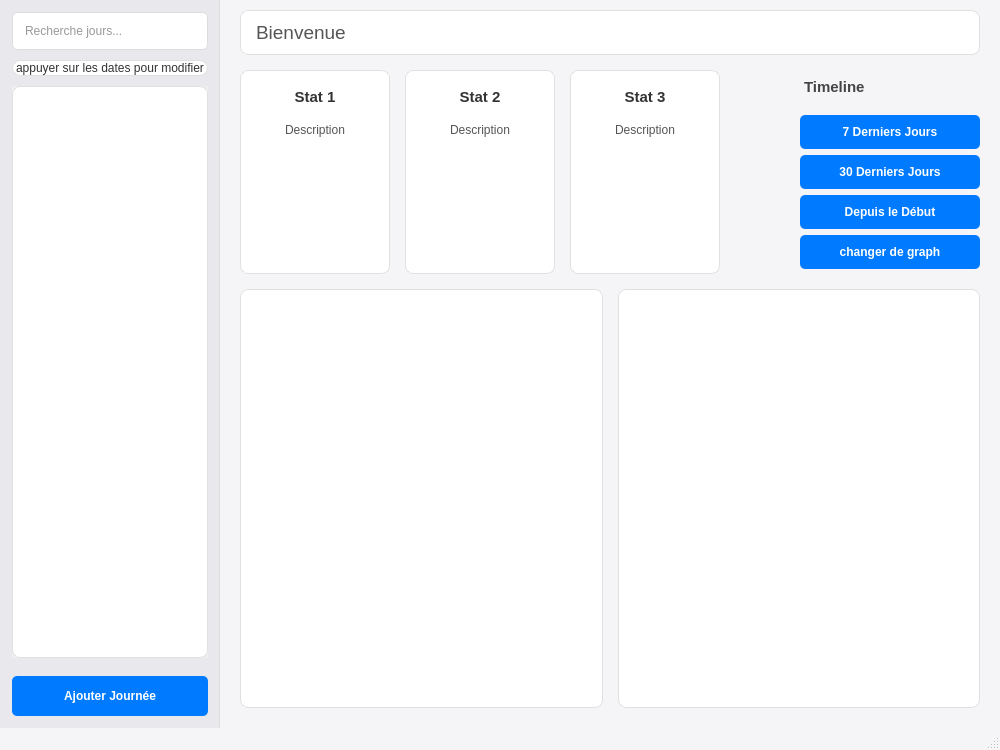
<?xml version="1.0" encoding="UTF-8"?>
<ui version="4.0">
 <class>dashboard</class>
 <widget class="QMainWindow" name="dashboard">
  <property name="geometry">
   <rect>
    <x>0</x>
    <y>0</y>
    <width>1000</width>
    <height>750</height>
   </rect>
  </property>
  <property name="windowTitle">
   <string>Sport Tracker</string>
  </property>
  <property name="styleSheet">
   <string>
/* Global Styles */
QMainWindow {
    background-color: #F5F5F7; /* Light gray background */
}

QWidget {
    color: #333333; /* Default text color */
    /* font-family: -apple-system, BlinkMacSystemFont, &quot;Segoe UI&quot;, Roboto, Helvetica, Arial, sans-serif; */
}

/* Sidebar Styling */
#leftSidebarWidget {
    background-color: #E8E8ED; /* Slightly darker gray for sidebar */
    border-right: 1px solid #DCDCDC; /* Subtle separator line */
}

/* Main Content Area - Give it some padding */
#mainContentArea {
    background-color: transparent; /* Make container transparent */
    border: none;
}

/* Transparent background for layout containers */
#statsTimelineRowWidget, #graphsRowWidget {
    background-color: transparent;
    border: none;
}


/* Search Input Styling */
QLineEdit {
    background-color: #FFFFFF;
    border: 1px solid #DCDCDC;
    border-radius: 5px;
    padding: 6px 10px; /* Slightly more padding */
    min-height: 24px;
}

QLineEdit:focus {
    border: 1px solid #007AFF; /* Blue border on focus */
}

/* List Widget Styling */
QListWidget {
    background-color: #FFFFFF;
    border: none; /* Remove default border */
    border-radius: 5px;
}

QListWidget::item {
    padding: 8px 10px; /* More padding */
    border-bottom: 1px solid #F0F0F0; /* Subtle separator for items */
}
QListWidget::item:last {
    border-bottom: none;
}

QListWidget::item:selected {
    background-color: #007AFF; /* Blue selection */
    color: #FFFFFF; /* White text for selected item */
    border-radius: 4px; /* Slightly rounded selection */
}

QListWidget::item:hover:!selected { /* Hover, but not selected */
     background-color: #E8F3FF; /* Very light blue hover */
     color: #222222;
     border-radius: 4px;
}

/* Button Styling */
QPushButton {
    background-color: #007AFF; /* Blue background */
    color: #FFFFFF; /* White text */
    border: none;
    border-radius: 5px;
    padding: 8px 16px;
    min-height: 24px; /* Match input field roughly */
    font-weight: 500; /* Medium weight */
}

QPushButton:hover {
    background-color: #3395FF; /* Lighter blue on hover */
}

QPushButton:pressed {
    background-color: #005ECB; /* Darker blue when pressed */
}

QPushButton:disabled {
     background-color: #DCDCDC;
     color: #A0A0A0;
}

#ajouterjournee {
    margin-top: 8px; /* Add some space above the add button */
}

/* Frame Styling (Cards) */
QFrame {
    background-color: #FFFFFF; /* White background for content areas */
    border: 1px solid #E0E0E0; /* Very subtle border */
    border-radius: 8px; /* Rounded corners for frames */
}

/* Specific Labels */
#welcomeLabel {
    font-size: 14pt; /* Slightly smaller */
    font-weight: normal; /* Less emphasis */
    color: #555555; /* Grayer text */
    padding: 10px 0 10px 10px; /* Padding Top, Right, Bottom, Left */
}

#titleLabel {
    font-size: 18pt; /* Larger for page title */
    font-weight: bold;
    color: #222222; /* Darker text */
    padding: 10px 10px 10px 0; /* Padding Top, Right, Bottom, Left */
    border-bottom: none; /* Remove the previous border */
    background-color: transparent;
}

/* Labels inside Frames - ensure they don't inherit frame border/bg */
QFrame QLabel {
    background-color: transparent;
    border: none;
    border-radius: 0px; /* Reset border-radius */
}

#label_1, #label_2, #label_3 {
    font-weight: bold;
    padding: 8px 8px 4px 8px; /* Adjust padding */
    color: #333333;
    font-size: 11pt;
}
#description_1, #description_2, #description_3 {
    padding: 4px 8px 8px 8px; /* Adjust padding */
    color: #555555;
}


/* Scroll Area Styling */
QScrollArea {
  border: none; /* Remove border from scroll area itself */
  background-color: transparent; /* Make background transparent */
}

/* Scroll Bar Styling (macOS like) */
QScrollBar:vertical {
    border: none;
    background: #E8E8ED; /* Match sidebar background */
    width: 8px;
    margin: 0px 0px 0px 0px;
}
QScrollBar::handle:vertical {
    background: #B0B0B0; /* Gray handle */
    min-height: 25px;
    border-radius: 4px;
}
QScrollBar::handle:vertical:hover {
    background: #909090; /* Darker handle on hover */
}
QScrollBar::add-line:vertical, QScrollBar::sub-line:vertical {
    border: none;
    background: none;
    height: 0px;
    width: 0px;
}
QScrollBar::add-page:vertical, QScrollBar::sub-page:vertical {
    background: none;
}


/* Remove border from specific containers if graph handles drawing */
#legraph1, #legraph2 {
    border: none;
    background-color: transparent; /* Let the parent frame provide bg */
}

/* Style the timeline area */
#rightAreaWidget {
    background-color: transparent; /* Make container transparent */
    border: none;
}
#timelineLabel { /* Style the 'timeline' label */
    font-weight: bold;
    font-size: 11pt;
    border-radius: 5px;
    border: none; /* Removed border, maybe rely on card border if put inside one */
    background-color: transparent; /* Remove background */
    padding: 8px 0; /* Vertical padding */
    margin-bottom: 5px; /* Space below label */
    color: #444444;
}
#rightAreaWidget QPushButton { /* Buttons in this area */
    padding: 6px 12px; /* Slightly smaller padding */
    min-height: 22px;
}

   </string>
  </property>
  <widget class="QWidget" name="centralwidget">
   <layout class="QHBoxLayout" name="horizontalLayout_main">
    <property name="spacing">
     <number>0</number>
    </property>
    <property name="leftMargin">
     <number>0</number>
    </property>
    <property name="topMargin">
     <number>0</number>
    </property>
    <property name="rightMargin">
     <number>0</number>
    </property>
    <property name="bottomMargin">
     <number>0</number>
    </property>
    <item>
     <widget class="QWidget" name="leftSidebarWidget" native="true">
      <property name="maximumSize">
       <size>
        <width>220</width>
        <height>16777215</height>
       </size>
      </property>
      <layout class="QVBoxLayout" name="verticalLayout_sidebar">
       <property name="spacing">
        <number>10</number>
       </property>
       <property name="leftMargin">
        <number>12</number>
       </property>
       <property name="topMargin">
        <number>12</number>
       </property>
       <property name="rightMargin">
        <number>12</number>
       </property>
       <property name="bottomMargin">
        <number>12</number>
       </property>
       <item>
        <widget class="QLineEdit" name="searchLineEdit">
         <property name="placeholderText">
          <string>Recherche jours...</string>
         </property>
        </widget>
       </item>
       <item>
        <widget class="QLabel" name="label">
         <property name="text">
          <string>appuyer sur les dates pour modifier</string>
         </property>
        </widget>
       </item>
       <item>
        <widget class="QScrollArea" name="scrollArea_days">
         <property name="horizontalScrollBarPolicy">
          <enum>Qt::ScrollBarPolicy::ScrollBarAlwaysOff</enum>
         </property>
         <property name="widgetResizable">
          <bool>true</bool>
         </property>
         <widget class="QWidget" name="scrollAreaWidgetContents_days">
          <property name="geometry">
           <rect>
            <x>0</x>
            <y>0</y>
            <width>196</width>
            <height>540</height>
           </rect>
          </property>
          <layout class="QVBoxLayout" name="verticalLayout_scroll_content">
           <property name="spacing">
            <number>0</number>
           </property>
           <property name="leftMargin">
            <number>0</number>
           </property>
           <property name="topMargin">
            <number>0</number>
           </property>
           <property name="rightMargin">
            <number>0</number>
           </property>
           <property name="bottomMargin">
            <number>0</number>
           </property>
           <item>
            <widget class="QListWidget" name="listejourney">
             <property name="sizePolicy">
              <sizepolicy hsizetype="Preferred" vsizetype="Expanding">
               <horstretch>0</horstretch>
               <verstretch>0</verstretch>
              </sizepolicy>
             </property>
             <property name="toolTip">
              <string>Liste des jours</string>
             </property>
            </widget>
           </item>
          </layout>
         </widget>
        </widget>
       </item>
       <item>
        <widget class="QPushButton" name="ajouterjournee">
         <property name="text">
          <string>Ajouter Journée</string>
         </property>
        </widget>
       </item>
      </layout>
     </widget>
    </item>
    <item>
     <widget class="QWidget" name="mainContentArea" native="true">
      <property name="sizePolicy">
       <sizepolicy hsizetype="Expanding" vsizetype="Preferred">
        <horstretch>1</horstretch>
        <verstretch>0</verstretch>
       </sizepolicy>
      </property>
      <layout class="QVBoxLayout" name="verticalLayout_mainContent">
       <property name="spacing">
        <number>15</number>
       </property>
       <property name="leftMargin">
        <number>20</number>
       </property>
       <property name="topMargin">
        <number>10</number>
       </property>
       <property name="rightMargin">
        <number>20</number>
       </property>
       <property name="bottomMargin">
        <number>20</number>
       </property>
       <item>
        <widget class="QWidget" name="headerRowWidget" native="true">
         <property name="sizePolicy">
          <sizepolicy hsizetype="Preferred" vsizetype="Fixed">
           <horstretch>0</horstretch>
           <verstretch>0</verstretch>
          </sizepolicy>
         </property>
         <layout class="QHBoxLayout" name="horizontalLayout_header">
          <property name="spacing">
           <number>0</number>
          </property>
          <property name="leftMargin">
           <number>0</number>
          </property>
          <property name="topMargin">
           <number>0</number>
          </property>
          <property name="rightMargin">
           <number>0</number>
          </property>
          <property name="bottomMargin">
           <number>0</number>
          </property>
          <item>
           <widget class="QLabel" name="welcomeLabel">
            <property name="text">
             <string>Bienvenue</string>
            </property>
            <property name="alignment">
             <set>Qt::AlignmentFlag::AlignLeading|Qt::AlignmentFlag::AlignLeft|Qt::AlignmentFlag::AlignVCenter</set>
            </property>
           </widget>
          </item>
         </layout>
        </widget>
       </item>
       <item>
        <widget class="QWidget" name="statsTimelineRowWidget" native="true">
         <property name="sizePolicy">
          <sizepolicy hsizetype="Preferred" vsizetype="Maximum">
           <horstretch>0</horstretch>
           <verstretch>0</verstretch>
          </sizepolicy>
         </property>
         <layout class="QHBoxLayout" name="horizontalLayout_statsTimeline">
          <property name="spacing">
           <number>15</number>
          </property>
          <property name="leftMargin">
           <number>0</number>
          </property>
          <property name="topMargin">
           <number>0</number>
          </property>
          <property name="rightMargin">
           <number>0</number>
          </property>
          <property name="bottomMargin">
           <number>0</number>
          </property>
          <item>
           <widget class="QFrame" name="frame_1">
            <property name="minimumSize">
             <size>
              <width>150</width>
              <height>100</height>
             </size>
            </property>
            <property name="frameShape">
             <enum>QFrame::Shape::StyledPanel</enum>
            </property>
            <property name="frameShadow">
             <enum>QFrame::Shadow::Plain</enum>
            </property>
            <layout class="QVBoxLayout" name="verticalLayout_1">
             <item>
              <widget class="QLabel" name="label_1">
               <property name="text">
                <string>Stat 1</string>
               </property>
               <property name="alignment">
                <set>Qt::AlignmentFlag::AlignCenter</set>
               </property>
              </widget>
             </item>
             <item>
              <widget class="QLabel" name="description_1">
               <property name="sizePolicy">
                <sizepolicy hsizetype="Preferred" vsizetype="Expanding">
                 <horstretch>0</horstretch>
                 <verstretch>0</verstretch>
                </sizepolicy>
               </property>
               <property name="text">
                <string>Description</string>
               </property>
               <property name="alignment">
                <set>Qt::AlignmentFlag::AlignHCenter|Qt::AlignmentFlag::AlignTop</set>
               </property>
               <property name="wordWrap">
                <bool>true</bool>
               </property>
              </widget>
             </item>
            </layout>
           </widget>
          </item>
          <item>
           <widget class="QFrame" name="frame_2">
            <property name="minimumSize">
             <size>
              <width>150</width>
              <height>100</height>
             </size>
            </property>
            <property name="frameShape">
             <enum>QFrame::Shape::StyledPanel</enum>
            </property>
            <property name="frameShadow">
             <enum>QFrame::Shadow::Plain</enum>
            </property>
            <layout class="QVBoxLayout" name="verticalLayout_2">
             <item>
              <widget class="QLabel" name="label_2">
               <property name="text">
                <string>Stat 2</string>
               </property>
               <property name="alignment">
                <set>Qt::AlignmentFlag::AlignCenter</set>
               </property>
              </widget>
             </item>
             <item>
              <widget class="QLabel" name="description_2">
               <property name="sizePolicy">
                <sizepolicy hsizetype="Preferred" vsizetype="Expanding">
                 <horstretch>0</horstretch>
                 <verstretch>0</verstretch>
                </sizepolicy>
               </property>
               <property name="text">
                <string>Description</string>
               </property>
               <property name="alignment">
                <set>Qt::AlignmentFlag::AlignHCenter|Qt::AlignmentFlag::AlignTop</set>
               </property>
               <property name="wordWrap">
                <bool>true</bool>
               </property>
              </widget>
             </item>
            </layout>
           </widget>
          </item>
          <item>
           <widget class="QFrame" name="frame_3">
            <property name="minimumSize">
             <size>
              <width>150</width>
              <height>100</height>
             </size>
            </property>
            <property name="frameShape">
             <enum>QFrame::Shape::StyledPanel</enum>
            </property>
            <property name="frameShadow">
             <enum>QFrame::Shadow::Plain</enum>
            </property>
            <layout class="QVBoxLayout" name="verticalLayout_3">
             <item>
              <widget class="QLabel" name="label_3">
               <property name="text">
                <string>Stat 3</string>
               </property>
               <property name="alignment">
                <set>Qt::AlignmentFlag::AlignCenter</set>
               </property>
              </widget>
             </item>
             <item>
              <widget class="QLabel" name="description_3">
               <property name="sizePolicy">
                <sizepolicy hsizetype="Preferred" vsizetype="Expanding">
                 <horstretch>0</horstretch>
                 <verstretch>0</verstretch>
                </sizepolicy>
               </property>
               <property name="text">
                <string>Description</string>
               </property>
               <property name="alignment">
                <set>Qt::AlignmentFlag::AlignHCenter|Qt::AlignmentFlag::AlignTop</set>
               </property>
               <property name="wordWrap">
                <bool>true</bool>
               </property>
              </widget>
             </item>
            </layout>
           </widget>
          </item>
          <item>
           <spacer name="horizontalSpacer_stats_timeline">
            <property name="orientation">
             <enum>Qt::Orientation::Horizontal</enum>
            </property>
            <property name="sizeType">
             <enum>QSizePolicy::Policy::Expanding</enum>
            </property>
            <property name="sizeHint" stdset="0">
             <size>
              <width>40</width>
              <height>20</height>
             </size>
            </property>
           </spacer>
          </item>
          <item>
           <widget class="QWidget" name="rightAreaWidget" native="true">
            <property name="sizePolicy">
             <sizepolicy hsizetype="Fixed" vsizetype="Preferred">
              <horstretch>0</horstretch>
              <verstretch>0</verstretch>
             </sizepolicy>
            </property>
            <property name="minimumSize">
             <size>
              <width>180</width>
              <height>0</height>
             </size>
            </property>
            <layout class="QVBoxLayout" name="verticalLayout_right">
             <property name="leftMargin">
              <number>0</number>
             </property>
             <property name="topMargin">
              <number>0</number>
             </property>
             <property name="rightMargin">
              <number>0</number>
             </property>
             <property name="bottomMargin">
              <number>0</number>
             </property>
             <item>
              <widget class="QLabel" name="timelineLabel">
               <property name="text">
                <string>Timeline</string>
               </property>
               <property name="alignment">
                <set>Qt::AlignmentFlag::AlignLeading|Qt::AlignmentFlag::AlignLeft|Qt::AlignmentFlag::AlignVCenter</set>
               </property>
              </widget>
             </item>
             <item>
              <widget class="QPushButton" name="button7Days">
               <property name="text">
                <string>7 Derniers Jours</string>
               </property>
              </widget>
             </item>
             <item>
              <widget class="QPushButton" name="button30Days">
               <property name="text">
                <string>30 Derniers Jours</string>
               </property>
              </widget>
             </item>
             <item>
              <widget class="QPushButton" name="buttonSinceStart">
               <property name="text">
                <string>Depuis le Début</string>
               </property>
              </widget>
             </item>
             <item>
              <widget class="QPushButton" name="changer_graph">
               <property name="text">
                <string>changer de graph</string>
               </property>
              </widget>
             </item>
             <item>
              <spacer name="verticalSpacer_right">
               <property name="orientation">
                <enum>Qt::Orientation::Vertical</enum>
               </property>
               <property name="sizeHint" stdset="0">
                <size>
                 <width>20</width>
                 <height>5</height>
                </size>
               </property>
              </spacer>
             </item>
            </layout>
           </widget>
          </item>
         </layout>
        </widget>
       </item>
       <item>
        <widget class="QWidget" name="graphsRowWidget" native="true">
         <property name="sizePolicy">
          <sizepolicy hsizetype="Preferred" vsizetype="Expanding">
           <horstretch>0</horstretch>
           <verstretch>1</verstretch>
          </sizepolicy>
         </property>
         <layout class="QHBoxLayout" name="horizontalLayout_graphs">
          <property name="spacing">
           <number>15</number>
          </property>
          <property name="leftMargin">
           <number>0</number>
          </property>
          <property name="topMargin">
           <number>0</number>
          </property>
          <property name="rightMargin">
           <number>0</number>
          </property>
          <property name="bottomMargin">
           <number>0</number>
          </property>
          <item>
           <widget class="QFrame" name="bottomLeftFrame">
            <property name="sizePolicy">
             <sizepolicy hsizetype="Expanding" vsizetype="Expanding">
              <horstretch>1</horstretch>
              <verstretch>0</verstretch>
             </sizepolicy>
            </property>
            <property name="frameShape">
             <enum>QFrame::Shape::StyledPanel</enum>
            </property>
            <property name="frameShadow">
             <enum>QFrame::Shadow::Plain</enum>
            </property>
            <layout class="QVBoxLayout" name="verticalLayout">
             <property name="leftMargin">
              <number>5</number>
             </property>
             <property name="topMargin">
              <number>5</number>
             </property>
             <property name="rightMargin">
              <number>5</number>
             </property>
             <property name="bottomMargin">
              <number>5</number>
             </property>
             <item>
              <widget class="QWidget" name="legraph1" native="true"/>
             </item>
            </layout>
           </widget>
          </item>
          <item>
           <widget class="QFrame" name="bottomRightFrame">
            <property name="sizePolicy">
             <sizepolicy hsizetype="Expanding" vsizetype="Expanding">
              <horstretch>1</horstretch>
              <verstretch>0</verstretch>
             </sizepolicy>
            </property>
            <property name="frameShape">
             <enum>QFrame::Shape::StyledPanel</enum>
            </property>
            <property name="frameShadow">
             <enum>QFrame::Shadow::Plain</enum>
            </property>
            <layout class="QHBoxLayout" name="horizontalLayout">
             <property name="leftMargin">
              <number>5</number>
             </property>
             <property name="topMargin">
              <number>5</number>
             </property>
             <property name="rightMargin">
              <number>5</number>
             </property>
             <property name="bottomMargin">
              <number>5</number>
             </property>
             <item>
              <widget class="QWidget" name="legraph2" native="true"/>
             </item>
            </layout>
           </widget>
          </item>
         </layout>
        </widget>
       </item>
      </layout>
     </widget>
    </item>
   </layout>
  </widget>
  <widget class="QMenuBar" name="menubar">
   <property name="geometry">
    <rect>
     <x>0</x>
     <y>0</y>
     <width>1000</width>
     <height>33</height>
    </rect>
   </property>
  </widget>
  <widget class="QStatusBar" name="statusbar"/>
 </widget>
 <resources/>
 <connections/>
</ui>
